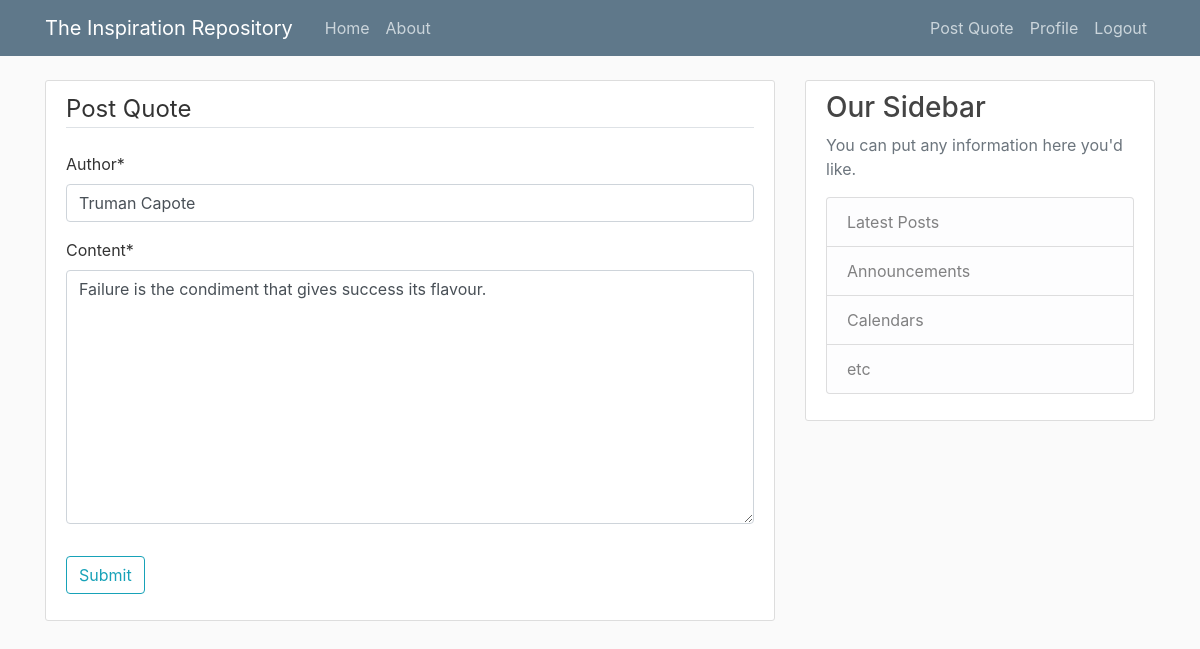
Screenshot of /quote/1/update/ (signed in) with the database file from the repository.
### quote/models.py (models this page shows, shortened)
class Quote(models.Model):
    content = models.TextField()
    author = models.CharField(max_length=50)
    date_posted = models.DateTimeField(default=timezone.now)
    poster = models.ForeignKey(User, on_delete=models.CASCADE)

### quote/views.py (the view, shortened to what this page needs)
# urls.py: path('quote/<int:pk>/update/', QuoteUpdateView.as_view(), name='quote-update'),
class QuoteUpdateView(LoginRequiredMixin, UserPassesTestMixin, UpdateView):
    model = Quote
    fields = ['author', 'content']
    def test_func(self):
        quote = self.get_object()
        if self.request.user == quote.poster:
            return True
        return False

### quote/templates/quote/quote_form.html (shortened to what this page needs)
{% extends "quote/base.html" %}
{% load crispy_forms_tags %}
{% block content %}
    <div class="content-section">
        <form method="POST">
            <fieldset class="form-group">
                <legend class="border-bottom mb-4">Post Quote</legend>
                {{ form|crispy }}
            </fieldset>
            <div class="form-group">
                <button class="btn btn-outline-info" type="submit">Submit</button>
            </div>
        </form>
    </div>
{% endblock content %}

### quote/static/quote/main.css (style rules this page uses)
body { background: #fafafa; color: #333333; margin-top: 5rem; }
.content-section { background: #ffffff; padding: 10px 20px; border: 1px solid #dddddd; border-radius: 3px; margin-bottom: 20px; }

### rows the page displays
Quote: author "Truman Capote", content "Failure is the condiment that gives success its flavour."
